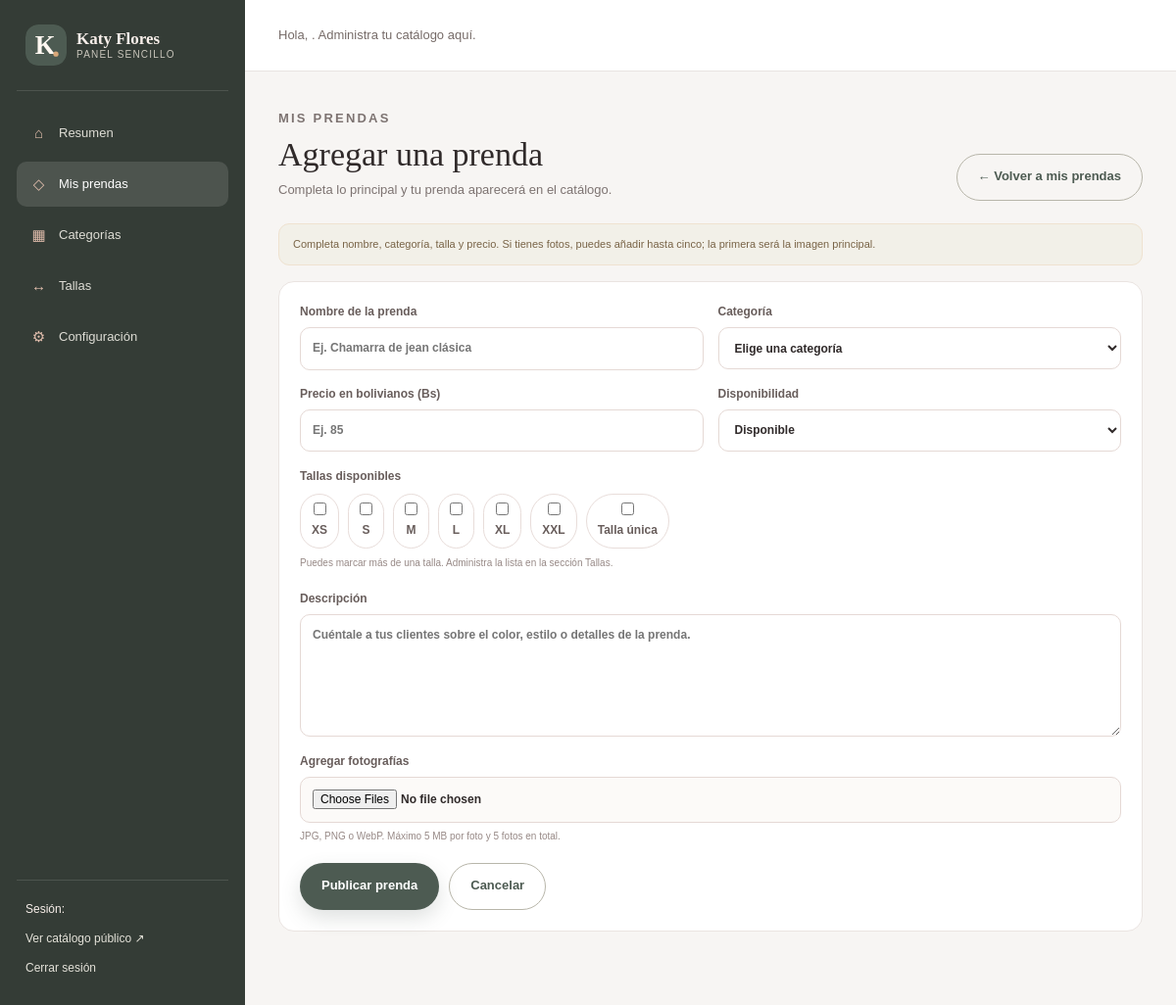
The page /admin/producto_form.php (signed in) on the database its author committed.
### tables this page shows
CREATE TABLE IF NOT EXISTS tallas (
    id INT UNSIGNED NOT NULL AUTO_INCREMENT,
    nombre VARCHAR(30) NOT NULL,
    orden SMALLINT NOT NULL DEFAULT 0,
    creado_en TIMESTAMP NOT NULL DEFAULT CURRENT_TIMESTAMP,
    PRIMARY KEY (id),
    UNIQUE KEY uq_tallas_nombre (nombre)
);

### includes/functions.php (called while the page is built, shortened)
<?php
function e($value)
{
    return htmlspecialchars((string) $value, ENT_QUOTES, 'UTF-8');
}
function url($path = '')
{
    $base = rtrim(APP_BASE_PATH, '/');
    $path = ltrim((string) $path, '/');
    return $base . '/' . $path;
}

### includes/bootstrap.php (called while the page is built, shortened)
<?php
require_once __DIR__ . '/functions.php';
function db()
{
    static $pdo = null;
    if ($pdo === null) {
        $dsn = 'mysql:host=' . DB_HOST . ';dbname=' . DB_NAME . ';charset=utf8mb4';
        $pdo = new PDO($dsn, DB_USER, DB_PASS, array(
            PDO::ATTR_ERRMODE => PDO::ERRMODE_EXCEPTION,
            PDO::ATTR_DEFAULT_FETCH_MODE => PDO::FETCH_ASSOC,
            PDO::ATTR_EMULATE_PREPARES => false
        ));
    }
    return $pdo;
}

### admin/producto_form.php (the view, shortened to what this page needs)
<?php
require_once __DIR__ . '/../includes/bootstrap.php';
$id = isset($_GET['id']) ? (int) $_GET['id'] : (isset($_POST['id']) ? (int) $_POST['id'] : 0);
$product = $id > 0 ? get_product($id) : null;
$sizes = db()->query('SELECT id, nombre FROM tallas ORDER BY orden, nombre')->fetchAll();
$form = array(
    'nombre' => $product ? $product['nombre'] : '',
    'categoria_id' => $product ? (int) $product['categoria_id'] : 0,
    'precio' => $product ? $product['precio'] : '',
    'descripcion' => $product ? $product['descripcion'] : '',
    'estado' => $product ? $product['estado'] : 'disponible'
);
$selectedSizes = $product ? array_map('intval', array_column($product['tallas_lista'], 'id')) : array();
require __DIR__ . '/header.php';
?>
<div class="admin-page-heading"><div><p class="eyebrow">Mis prendas</p><h1><?= $product ? 'Editar prenda' : 'Agregar una prenda' ?></h1><p>Completa lo principal y tu prenda aparecerá en el catálogo.</p></div><a class="button button-outline" href="<?= e(url('admin/productos.php')) ?>">← Volver a mis prendas</a></div>
<div class="admin-tip">Completa nombre, categoría, talla y precio. Si tienes fotos, puedes añadir hasta cinco; la primera será la imagen principal.</div>
<section class="admin-panel"><form class="admin-form" method="post" enctype="multipart/form-data" action="<?= e(url('admin/producto_form.php' . ($product ? '?id=' . (int) $product['id'] : ''))) ?>">
    <div class="admin-form-grid">
        <label>Nombre de la prenda<input type="text" name="nombre" maxlength="150" required placeholder="Ej. Chamarra de jean clásica" value="<?= e($form['nombre']) ?>"></label>
        <label>Categoría<select name="categoria_id" required><option value="">Elige una categoría</option></select></label>
        <label>Precio en bolivianos (Bs)<input type="number" name="precio" min="0" max="99999999.99" step="0.01" required placeholder="Ej. 85" value="<?= e($form['precio']) ?>"></label>
        <label>Disponibilidad<select name="estado"><option value="disponible" <?= $form['estado'] === 'disponible' ? 'selected' : '' ?>>Disponible</option></select></label>
    </div>
    <div><label style="display:block;font-size:12px;color:#685d5b;font-weight:bold;margin-bottom:8px">Tallas disponibles</label><div class="checkbox-list"><?php foreach ($sizes as $size): ?><label class="checkbox-pill"><input type="checkbox" name="tallas[]" value="<?= (int) $size['id'] ?>" <?= in_array((int) $size['id'], $selectedSizes, true) ? 'checked' : '' ?>><?= e($size['nombre']) ?></label><?php endforeach; ?></div><small class="help-text">Puedes marcar más de una talla. Administra la lista en la sección Tallas.</small></div>
    <label>Descripción<textarea name="descripcion" maxlength="10000" placeholder="Cuéntale a tus clientes sobre el color, estilo o detalles de la prenda."><?= e($form['descripcion']) ?></textarea></label>
    <label>Agregar fotografías<input class="upload-input" type="file" name="fotos[]" accept="image/jpeg,image/png,image/webp" multiple><small class="help-text">JPG, PNG o WebP. Máximo 5 MB por foto y 5 fotos en total.</small></label>
    <div class="form-actions"><button class="button button-primary" type="submit"><?= $product ? 'Guardar cambios' : 'Publicar prenda' ?></button><a class="button button-outline" href="<?= e(url('admin/productos.php')) ?>">Cancelar</a></div>
</form></section>
<?php require __DIR__ . '/footer.php'; ?>

### assets/css/style.css (style rules this page uses)
:root { --wine:#4d5b52;--wine-dark:#333c36;--rose:#eae8df;--rose-deep:#d4d0c5;--cream:#f7f6f2;--sand:#e9e5db;--ink:#302a2a;--muted:#7d7371;--olive:#657357;--line:#e9e0dc;--white:#fff;--shadow:0 18px 55px rgba(74,42,45,.09);--radius:22px }
* { box-sizing:border-box }
html { scroll-behavior:smooth }
body { margin:0;background:var(--cream);color:var(--ink);font-family:Arial,Helvetica,sans-serif;line-height:1.6 }
a { color:inherit;text-decoration:none }
button,input,select,textarea { font:inherit }
.hero-kicker,.eyebrow { font-size:11px;text-transform:uppercase;letter-spacing:.17em;font-weight:bold;color:var(--wine);margin:0 0 12px }
.button { display:inline-flex;min-height:48px;align-items:center;justify-content:center;gap:12px;padding:12px 21px;border:1px solid transparent;border-radius:999px;font-size:13px;font-weight:bold;cursor:pointer;transition:transform .2s,box-shadow .2s,background .2s }
.button-primary { background:var(--wine);color:#fff;box-shadow:0 8px 20px rgba(77,91,82,.18) }
.button-outline { border-color:#b8b6aa;color:var(--wine);background:transparent }
.field input,.field select,.admin-form input,.admin-form select,.admin-form textarea,.login-card input { width:100%;border:1px solid #e5d9d5;border-radius:10px;background:#fff;padding:11px 12px;color:var(--ink);outline:none;min-height:43px }
.admin-body { background:#f7f5f3 }
.admin-page-heading { display:flex;align-items:end;justify-content:space-between;gap:20px;margin-bottom:23px }
.admin-page-heading .eyebrow { margin-bottom:6px }
.admin-page-heading h1 { font-family:Georgia,serif;font-size:34px;font-weight:400;margin:0;line-height:1.15 }
.admin-page-heading p { font-size:13px;color:var(--muted);margin:7px 0 0 }
.admin-panel { background:white;border:1px solid #eae4e1;border-radius:16px;padding:21px;margin-bottom:20px }
.admin-form { display:grid;gap:16px }
.admin-form-grid { display:grid;grid-template-columns:1fr 1fr;gap:15px }
.admin-form label,.login-card label { display:flex;flex-direction:column;gap:6px;font-size:12px;color:#685d5b;font-weight:bold }
.admin-form textarea { min-height:125px;resize:vertical }
.admin-form .help-text { font-size:10px;color:#978986;font-weight:normal }
.checkbox-list { display:flex;flex-wrap:wrap;gap:9px }
.checkbox-pill { display:inline-flex;align-items:center;gap:7px;padding:8px 11px;border:1px solid #e8ddda;border-radius:99px;background:#fff;font-size:11px;color:#5d5150 }
.checkbox-pill input { width:auto;min-height:0;margin:0;accent-color:var(--wine) }
.upload-input { padding:12px!important;background:#fcfaf8!important }
.form-actions { display:flex;gap:10px;align-items:center;margin-top:3px }
.admin-tip { background:#f2f0e8;border:1px solid #efe2d0;color:#796447;border-radius:11px;padding:12px 14px;font-size:11px;margin-bottom:16px }

### rows shown on the page
tallas: nombre "XS"
tallas: nombre "S"
tallas: nombre "M"
tallas: nombre "L"
tallas: nombre "XL"
tallas: nombre "XXL"
tallas: nombre "Talla única"
